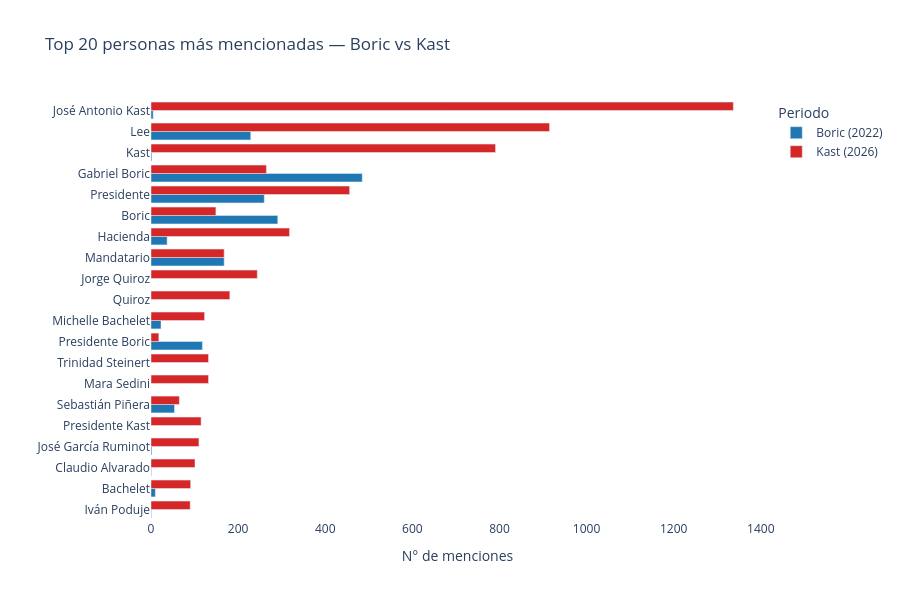

Source (notebook cell):
### Code cell
# --- Gráfico: Top 20 personas mencionadas por período ---
def top_entities(col, n=20):
    rows = []
    for _, row in df[['Periodo', col]].iterrows():
        for ent in str(row[col]).split('|'):
            ent = ent.strip()
            if ent:
                rows.append({'Periodo': row['Periodo'], 'Entidad': ent})
    counts = (
        pd.DataFrame(rows)
        .groupby(['Entidad', 'Periodo'])
        .size().reset_index(name='n')
    )
    top = counts.groupby('Entidad')['n'].sum().nlargest(n).index
    return counts[counts['Entidad'].isin(top)]

per_df = top_entities('ner_personas', 20)
fig_ner1 = px.bar(
    per_df.sort_values('n'),
    x='n', y='Entidad', color='Periodo',
    barmode='group',
    color_discrete_map=GROUP_COLORS,
    orientation='h',
    title='Top 20 personas más mencionadas — Boric vs Kast',
    labels={'n': 'N° de menciones', 'Entidad': ''},
)
fig_ner1.update_layout(plot_bgcolor='white', height=600, yaxis_categoryorder='total ascending')
fig_ner1.write_image('ner_personas_gobierno.png', scale=2)
fig_ner1.show()

### Figure 1 — Plotly figure (JSON) as saved in the notebook; plotly's stock layout.template omitted (floating-point values rounded to 4 significant figures)
{"data": [{"alignmentgroup": "True", "hovertemplate": "Periodo=Boric (2022)<br>N° de menciones=%{x}<br>=%{y}<extra></extra>", "legendgroup": "Boric (2022)", "marker": {"color": "#1f77b4", "pattern": {"shape": ""}}, "name": "Boric (2022)", "offsetgroup": "Boric (2022)", "orientation": "h", "showlegend": true, "textposition": "auto", "type": "bar", "x": [1, 1, 2, 2, 5, 10, 23, 37, 54, 118, 168, 229, 260, 291, 485], "xaxis": "x", "y": ["Claudio Alvarado", "Iván Poduje", "José García Ruminot", "Kast", "José Antonio Kast", "Bachelet", "Michelle Bachelet", "Hacienda", "Sebastián Piñera", "Presidente Boric", "Mandatario", "Lee", "Presidente", "Boric", "Gabriel Boric"], "yaxis": "y"}, {"alignmentgroup": "True", "hovertemplate": "Periodo=Kast (2026)<br>N° de menciones=%{x}<br>=%{y}<extra></extra>", "legendgroup": "Kast (2026)", "marker": {"color": "#d62728", "pattern": {"shape": ""}}, "name": "Kast (2026)", "offsetgroup": "Kast (2026)", "orientation": "h", "showlegend": true, "textposition": "auto", "type": "bar", "x": [18, 65, 90, 91, 101, 110, 115, 123, 132, 132, 149, 168, 181, 244, 265, 318, 456, 791, 915, 1337], "xaxis": "x", "y": ["Presidente Boric", "Sebastián Piñera", "Iván Poduje", "Bachelet", "Claudio Alvarado", "José García Ruminot", "Presidente Kast", "Michelle Bachelet", "Mara Sedini", "Trinidad Steinert", "Boric", "Mandatario", "Quiroz", "Jorge Quiroz", "Gabriel Boric", "Hacienda", "Presidente", "Kast", "Lee", "José Antonio Kast"], "yaxis": "y"}], "layout": {"barmode": "group", "height": 600, "legend": {"title": {"text": "Periodo"}, "tracegroupgap": 0}, "plot_bgcolor": "white", "title": {"text": "Top 20 personas más mencionadas — Boric vs Kast"}, "xaxis": {"anchor": "y", "domain": [0, 1], "title": {"text": "N° de menciones"}}, "yaxis": {"anchor": "x", "categoryorder": "total ascending", "domain": [0, 1], "title": {"text": ""}}}}
